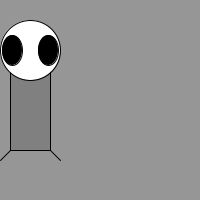
Frame 1 (no input)
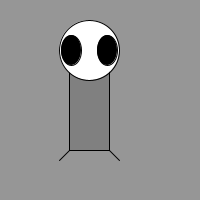
Frame 60 (the mouse pressed at the canvas centre just before this capture)
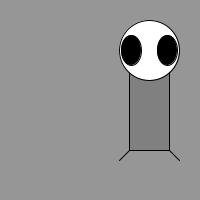
Frame 120 (the mouse held since frame 60 and released just before this capture)

The Processing sketch that drew these frames (run headless with seeded random() and noise(); from frame 60 on, the mouse is pressed at the canvas centre):

// Processing sketch: zoogMoving
// ── zoogMoving.pde
float x = 10;
float bx = 1;

void setup()
{
  size(200, 200);
}

void draw()
{
  background(150, 150, 150);
  creature(x);
  x=x+bx;
}

void creature(float xAxis)  
{
  // draw your creature using rect(), ellispse(), line(), fill(), etc.
  fill(128, 128, 128);
  rect(xAxis, 70, 40, 80);
  
  fill(256, 256, 256);
  ellipse(xAxis + 20, 50, 60, 60);
  
  fill(0, 0, 0);
  ellipse(xAxis + 2, 50, 20, 30);
  ellipse(xAxis + 38, 50, 20, 30);
  
  line(xAxis + 40, 150, xAxis + 50, 160);
  line(xAxis, 150, xAxis - 10, 160);
}
